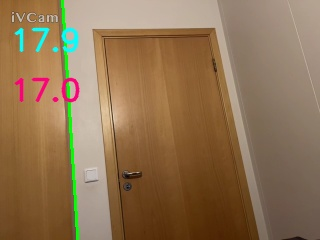
#> input picture assignment_2/images/1.jpg, 320 x 240 px, given in place of the camera
$ python part_2.py
#> lines starting #> are read from the running program, lines starting #| are printed output that depends on the picture; after the words box and inside, x2 and y2 are one past the last pixel; in counts of white or black regions, pixels touching at a corner belong together
import numpy as np
import cv2 as cv
import matplotlib.pyplot as plt
import warnings

# turn off warnings
warnings.filterwarnings("ignore")
# capture video from camera
cap = cv.VideoCapture(0)

font = cv.FONT_HERSHEY_SIMPLEX
average_fps = 0
e1 = cv.getTickCount()

intersect_of_lines = []

#height and width in a4 paper ratio
ratio = 1.414
height = 400
width = int(height*ratio)

im_out = np.zeros((height, width, 3), np.uint8)

while(True):
    # Capture frame-by-frame
    ret, frame = cap.read()
#> frame is the input picture: shape (240, 320, 3); mean B, G, R 82.6, 114.9, 143.4
    # reduce size of input image
    #frame = cv.resize(frame, (0,0), fx=0.5, fy=0.5)
    # convert to grayscale
    gray = cv.cvtColor(frame, cv.COLOR_BGR2GRAY)
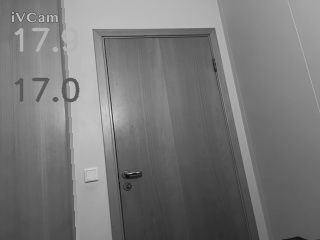
#> gray: shape (240, 320); min 4, max 214, mean 119.8
    # reduce noise with gaussian filter
    gray = cv.GaussianBlur(gray, (5, 5), 0)

    # Canny edge detection
    edges = cv.Canny(gray, 150, 200)
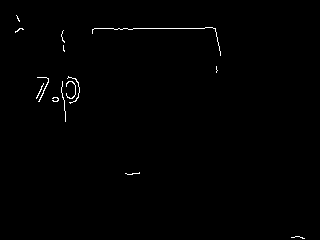
#> edges: shape (240, 320); 0.6% white in thin lines or dots, all inside (x1, y1, x2, y2) = (15, 15, 305, 239)

    # detect lines using hough transform, up to max 4 lines
    lines = cv.HoughLines(edges, 1, np.pi / 90, 100)
#> lines = [[28, 1.57]]


    # draw lines on image
    if lines is not None:
        for i in range(0, len(lines)):
            rho = lines[i][0][0]
            theta = lines[i][0][1]
            a = np.cos(theta)
            b = np.sin(theta)
            x0 = a * rho
            y0 = b * rho
            pt1 = (int(x0 + 1000 * (-b)), int(y0 + 1000 * (a)))
            pt2 = (int(x0 - 1000 * (-b)), int(y0 - 1000 * (a)))
            cv.line(frame, pt1, pt2, (0, 0, 255), 3, cv.LINE_AA)
#> this loop made 1 pass
#> (rho, theta, a, b, x0, y0, pt1, pt2) on pass 1: (28, 1.57, -4.37e-08, 1, -1.22e-06, 28, (-1000, 27), (999, 28))
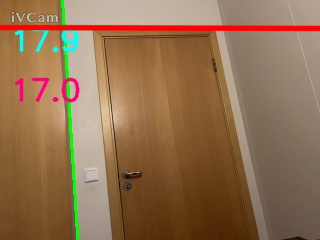
#> frame: shape (240, 320, 3); 2.92% of pixels changed, all inside (x1, y1, x2, y2) = (0, 24, 320, 32)

    # find intersection of lines and draw on image
    if lines is not None:
        try:
            for i in range(0, len(lines)):
                for j in range(i+1, len(lines)):
                    rho1 = lines[i][0][0]
                    theta1 = lines[i][0][1]
                    rho2 = lines[j][0][0]
                    theta2 = lines[j][0][1]
                    # check if lines are near parallel, if so skip
                    if abs(theta1 - theta2) < 0.6:
                        continue
                    a = np.cos(theta1)
                    b = np.sin(theta1)
                    c = np.cos(theta2)
                    d = np.sin(theta2)
                    x = (d*rho1 - b*rho2) / (a*d - b*c)
                    y = (a*rho2 - c*rho1) / (a*d - b*c)
                    # only append if intersection is within image frame
                    if x > 0 and x < frame.shape[1] and y > 0 and y < frame.shape[0]:
                        intersect_of_lines.append([x, y])
                        cv.circle(frame, (int(x), int(y)), 5, (0, 255, 0), -1)
#> this loop made 1 pass
#> after the loop, intersect_of_lines = []
        except:
            pass

    # print amount of lines detected
    # if lines is none do not print
    if lines is not None:
        print("Lines detected: " + str(len(lines)))
#| Lines detected: 1
        print("intersections: " + str(len(intersect_of_lines)) + "\n")
#| intersections: 0


    # Do a perspective transform on the image
    if len(intersect_of_lines) == 4:
        pts1 = np.float32(intersect_of_lines)
        # starting with point with smallest x value
        pts1 = pts1[pts1[:,0].argsort()]
        # check if y value of first point is larger than second point
        # this is to make sure that the first point is the "bottom left" point
        if pts1[0][1] > pts1[1][1]:
            # if so, swap points
            pts1[[0, 1]] = pts1[[1, 0]]
        # check if y value of third point is larger than fourth point
        if pts1[2][1] > pts1[3][1]:
            # if so, swap points
            pts1[[2, 3]] = pts1[[3, 2]]
        pts2 = np.array([[0, 0], [height, 0], [0, width], [height, width]])

        M, status = cv.findHomography(pts1, pts2)
        im_out = cv.warpPerspective(frame, M, (height, width))
        im_out = cv.flip(im_out, 1)


    #######################################
    # putting the FPS count on the frame
    time = (cv.getTickCount() - e1)/ cv.getTickFrequency()
    e1 = cv.getTickCount()
    fps = 1/time
#> fps = 20.71
    average_fps = average_fps + (fps - average_fps)/100
#> average_fps = 0.207
    #######################################
    # Display the resulting frame
    # for phone portrait mode
    frame = cv.rotate(frame, cv.ROTATE_90_CLOCKWISE)
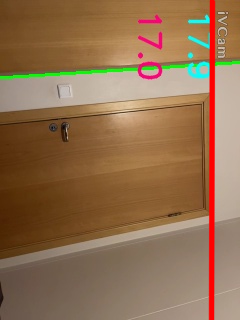
#> frame: shape (320, 240, 3); mean B, G, R 79.8, 111.5, 145.5
    edges = cv.rotate(edges, cv.ROTATE_90_CLOCKWISE)
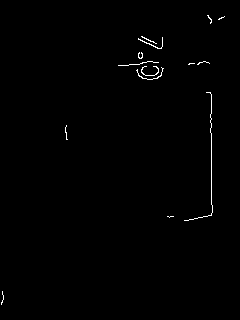
#> edges: shape (320, 240); 0.6% white in thin lines or dots, all inside (x1, y1, x2, y2) = (1, 15, 225, 305)
    cv.putText(frame, str(np.round(fps,1)), (10, 50), font, 1, (255, 255, 0), 2, cv.LINE_AA)
    cv.putText(frame, str(np.round(average_fps,1)), (10, 100), font, 1, (125, 0, 255), 2, cv.LINE_AA)
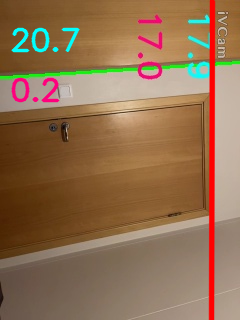
#> frame: shape (320, 240, 3); mean B, G, R 81.2, 111.9, 145
    cv.imshow('edges',edges)
    cv.imshow('frame',frame)
    if len(intersect_of_lines) == 4:
        #im_out = cv.rotate(im_out, cv.ROTATE_90_CLOCKWISE)
        cv.imshow('Top down view', im_out)

    intersect_of_lines = []

    if cv.waitKey(1) & 0xFF == ord('q'):
        # save the last frame
#> (key q is pressed here)
        cv.imwrite('.\images\last_frame.jpg', frame)
        break

# When everything done, release the capture
cap.release()
cv.destroyAllWindows()

$ run again, on assignment_2/images/2.jpg
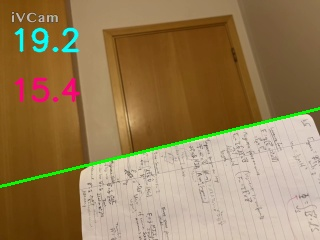
#> input picture assignment_2/images/2.jpg, 320 x 240 px, given in place of the camera
#> frame is the input picture: shape (240, 320, 3); mean B, G, R 85.9, 124.8, 151
#> `edges = cv.Canny(gray, 150, 200)`:
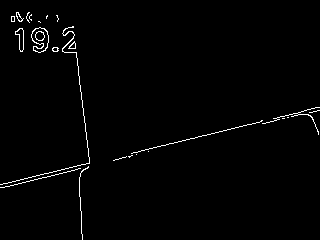
#> edges: shape (240, 320); 1.4% white in thin lines or dots
#> lines = None
#> `cv.putText(frame, str(np.round(average_fps,1)), (10, 100), font, 1, (1..`:
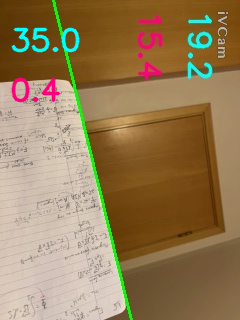
#> frame: shape (320, 240, 3); mean B, G, R 87.7, 125.3, 150.6
